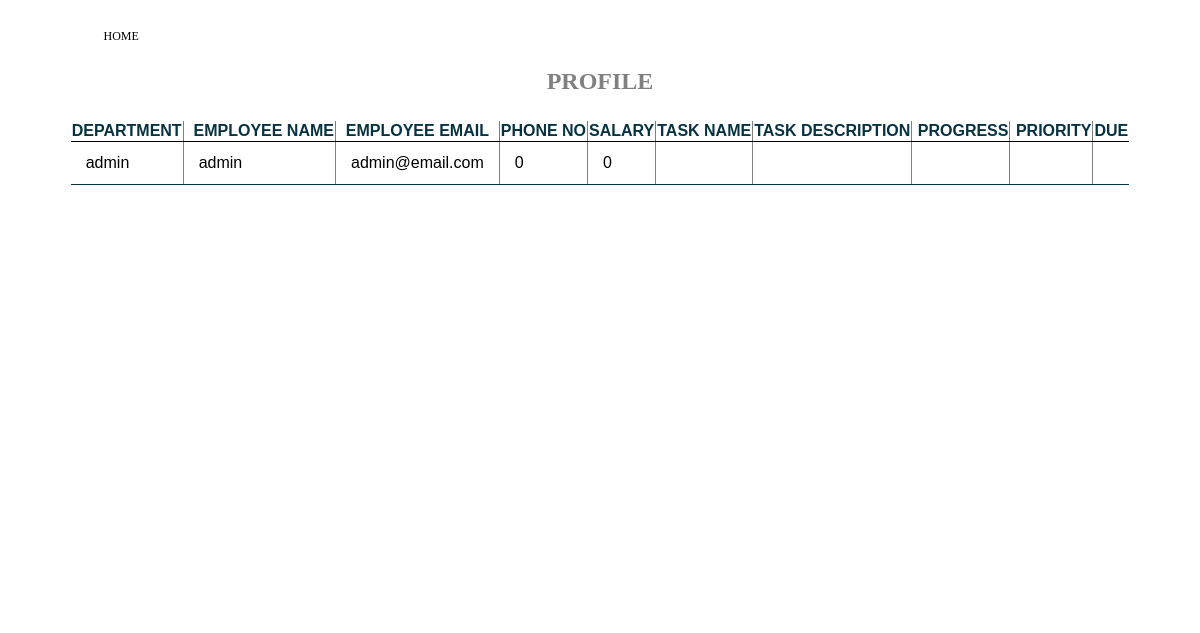
Page /nav/prof.php (signed in) on the committed database.
### tables this page shows
CREATE TABLE `employees` (
  `userId` int(10) NOT NULL,
  `deptId` varchar(100) NOT NULL,
  `tId` int(100) NOT NULL,
  `userName` varchar(100) NOT NULL,
  `userPwd` varchar(10) NOT NULL,
  `empSal` int(5) NOT NULL,
  `email` varchar(100) NOT NULL,
  `phoneNo` int(100) NOT NULL,
  `hire_date` timestamp NOT NULL DEFAULT current_timestamp() ON UPDATE current_timestamp()
);

### nav/prof.php (the view, shortened to what this page needs)
<!DOCTYPE html>
<html lang="en">
<head>
</head>
<body>
</body>
<?php
require_once '../inc/conn.php';
     $sql = "SELECT * FROM employees WHERE deptId = '".$_SESSION['deptId']."'";
     $result = mysqli_query($cnn, $sql);
     echo "<div id='content-box'>";
     echo"<a href='../index.php'>HOME</a>";
             echo"<center>";
             echo"<h2>PROFILE</h2>";
             echo '<table class="content-tab" border="1" cellspacing="7">';
             echo '<tr><th> DEPARTMENT</th><th>  &nbsp; EMPLOYEE NAME</th><th>EMPLOYEE EMAIL</th>
             <th>PHONE NO</th><th>SALARY</th><th>TASK NAME</th><th>TASK DESCRIPTION</th><th> &nbsp;PROGRESS</th>
             <th> &nbsp;PRIORITY</th><th>DUE</th></tr>';
     while($row=mysqli_fetch_array($result,MYSQLI_ASSOC))
     {
         echo '<tr>';
         echo '<td>'.$row['deptId'].'</td>';
         echo '<td>'.$row['userName'].'</td>';
         echo '<td>'.$row['email'].'</td>';
         echo '<td>'.$row['phoneNo'].'</td>';
         echo '<td>'.$row['empSal'].'</td>';
         echo '<td>'.$row['tName'].'</td>';
         echo '<td>'.$row['tDesc'].'</td>';
         echo '<td>'.$row['tProg'].'</td>';
         echo '<td>'.$row['priority'].'</td>';
         echo '<td>'.$row['ddate'].'</td>';
         echo '</tr>';
     }
     echo '</table>';
     echo"</center>";
     echo "</div>";
?>
</html>

### nav/prof.php (style rules this page uses)
a { display:block; background-color:white; color:black; text-decoration:none; width:100px; text-align:center; height: 15px; border-style:solid; border-width:4px; font-size:12px; border-radius:50px; border-color:white; }
#content-box { width:90%; background-color: white; min-height:580px; margin-top:25px; margin-left:5% }
body { background-color:white; }
.content-tab { color:black; background-color:white; border-collapse: collapse; font-family:sans-serif; margin:25px 0; border-radius:5px 5px 0 0; font-size:16px; overflow:hidden; min=width:400px; }
h2 { color:grey; }
.content-tab td { padding: 12px 15px; }
.content-tab th { color:rgb(7, 50, 65); }
.content-tab tbody tr { border-bottom:1px solid black; }
.content-tab tbody tr:last-of-type { border-bottom:2px solid rgb(7, 50, 65); }

### rows in the picture
employees: deptId "admin", userName "admin", email "admin@email.com", phoneNo "0", empSal "0"
